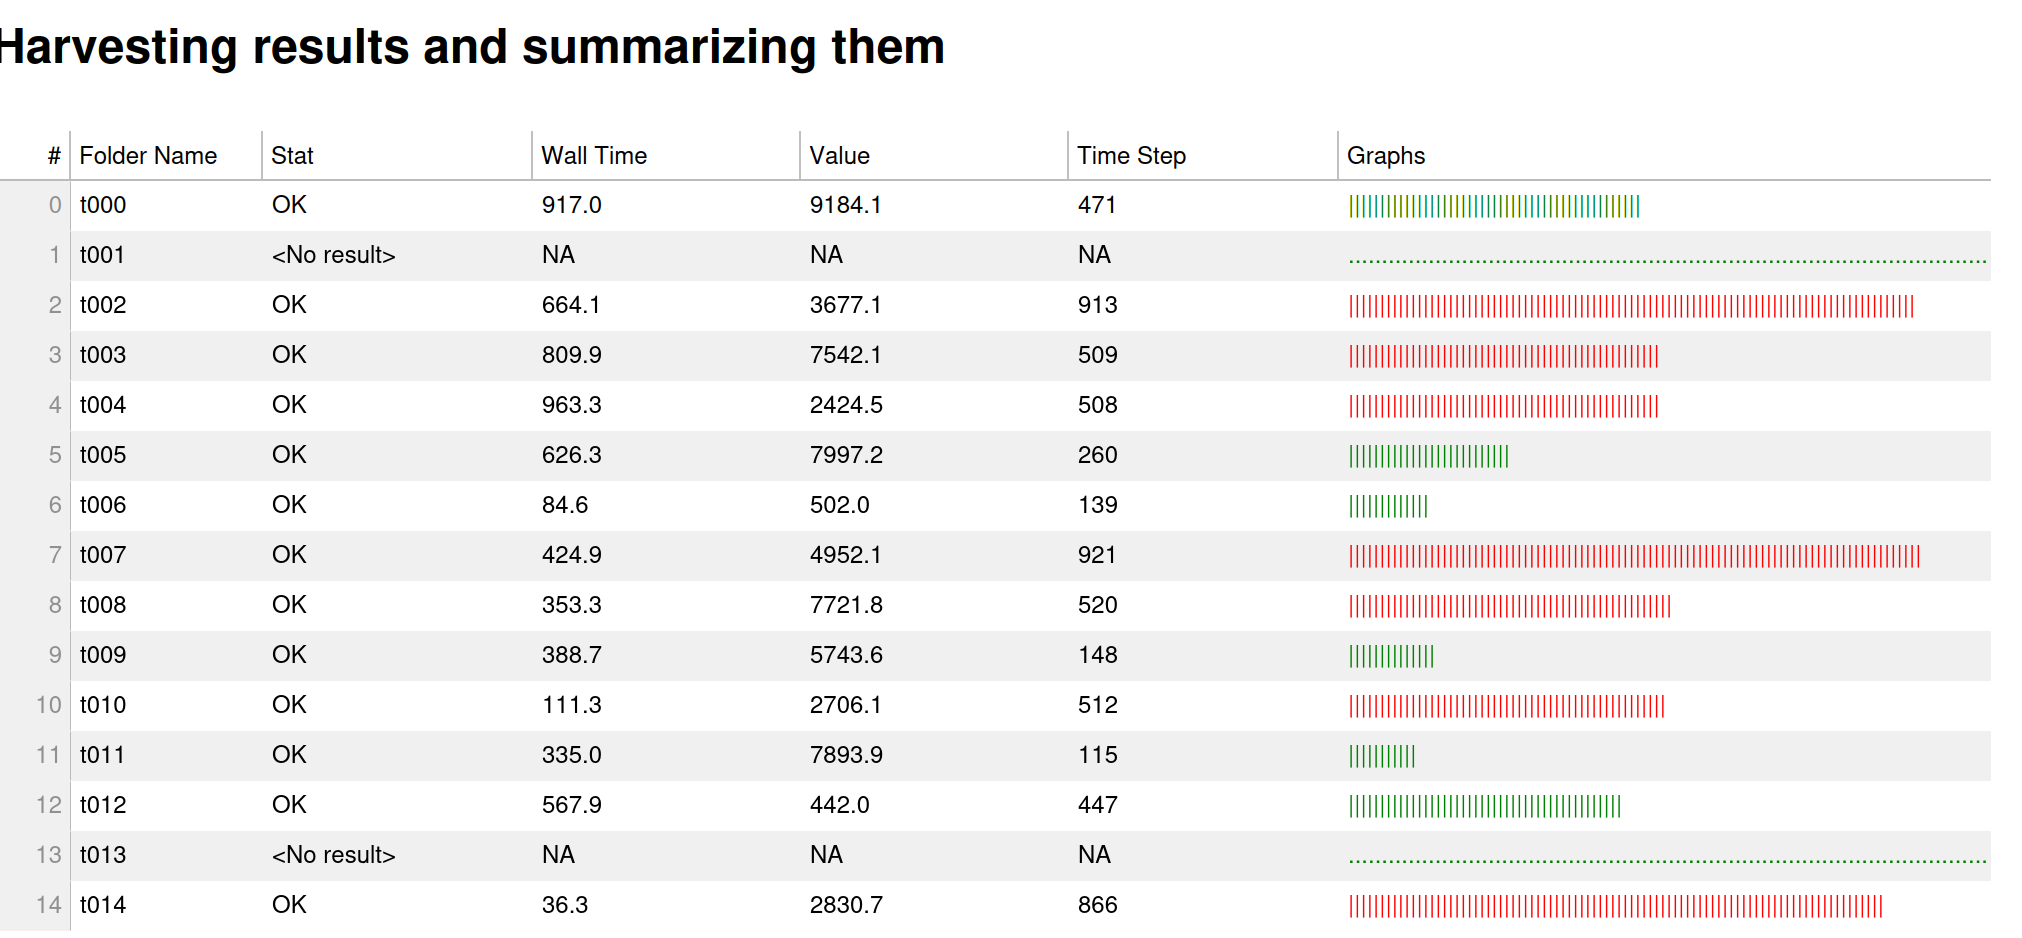

Recreate this plot in Python.
import sys,os,argparse
import time
import logging
import json
from pathlib import Path
from bokeh.io import show
from bokeh.plotting import figure
from bokeh.layouts import column
from bokeh.models import ColumnDataSource, DataTable, TableColumn, HTMLTemplateFormatter, Div
from bokeh.layouts import column


logger = logging.getLogger(__name__)
 
class Results:
    target_path = ''   
    dict_result = {}
    overwrite = ''
    n_row = 0
    n_col = 80 # may need extension
    @classmethod
    def find_read(cls):
        dict_tmp = {}
        logger.info('Parsing folders...')
        with os.scandir(cls.target_path) as entries:
            for entry in entries:
                if os.access(entry, os.R_OK and entry.is_dir()):
                    target_file = cls.target_path + "/" + entry.name + "/summary.json"
                    if os.access(target_file, os.R_OK):                   
                        with open(target_file, 'r') as f:
                            res = json.load(f)
                            if len(res) > 0:
                                res['stats'] = 'OK'
                            else:                               
                                res = {'stats':'<No result>'}
                    elif entry.is_dir():
                        res = {'stats':'<File Not Accessible>'}    
                elif entry.is_dir():
                    res = {'stats':'<Dir Not Accessible>'}
                if entry.is_dir(): # local files are ignored. Only sub-folders
                    dict_tmp[entry.name] = res
        #sorting
        cls.dict_result = dict(sorted(dict_tmp.items()))
        cls.n_row = len(cls.dict_result)
        if len(cls.dict_result)> 0:
            with open(cls.target_path + "/all_summary.json",'w') as f:
                json.dump(cls.dict_result,f,indent=4)
            # find faulty ones
            tmp_dict = {}
            for k in cls.dict_result.keys():
                if cls.dict_result[k]['stats'] != 'OK':
                    tmp_dict[k] = cls.dict_result[k]
            if len(tmp_dict) > 0:
                with open(cls.target_path + "/list_broken.json",'w') as f:
                    json.dump(tmp_dict,f,indent=4)
        logger.info('Harvesting data completed')
 
def run_bokeh():
    # argument
    parser = argparse.ArgumentParser()
    parser.add_argument('--path', type=str, required=True)
    parser.add_argument('--overwrite', type=str, required=False)
    args = parser.parse_args()
    Results.target_path = args.path
    if args.overwrite:
        Results.overwrite = args.overwrite
    check_file = Path(Results.target_path + "/all_summary.json")
    if check_file.exists() and not Results.overwrite:
        logger.info(f'all_summary.json file is found. Parsing folders will be skipped')
        with open(Results.target_path + "/all_summary.json",'r') as f:
           try:
               Results.dict_result = json.load(f)
               Results.n_row = len(Results.dict_result)
           except json.decoder.JSONDecodeError:
               logger.info(f'Error when loading all_summary.json. We parse folders')
               Results.find_read()              
    else:
        Results.find_read()
    #
    dirname_list = []
    stat_list = []
    wtime_list = []
    val_list = []
    tstep_list = []
    graph_list = []
    for k,v in zip(Results.dict_result.keys(), Results.dict_result.values()):
        dirname_list.append(k)
        stat_list.append(v['stats'])
        if v['stats'] == 'OK':
            wtime_list.append(f'{v['walltime']:6.1f}')
            val_list.append(f'{v['value']:6.1f}')
            tstep_list.append(v['timestep'])
            graph_list.append('|'*int(v['timestep']/10))
        else:
            wtime_list.append('NA')
            val_list.append('NA')
            tstep_list.append('NA')
            graph_list.append('.'*100)
    # Data reformat along column direction
    data_reformat = {"dirname": dirname_list, "stat": stat_list, 
                     "wtime": wtime_list,"val":val_list,
                     "tstep":tstep_list,"graph":graph_list}        
    source = ColumnDataSource(data=data_reformat)
    template="""
                <div style="color:<%= tstep > 500 ? 'red' : 'green' %>; ">
                <%= value %>
                </div>
                """
    formatter =  HTMLTemplateFormatter(template=template)
    columns = [
        TableColumn(field="dirname", title="Folder Name", width=200),
        TableColumn(field="stat", title="Stat",width=300),
        TableColumn(field="wtime", title="Wall Time"),
        TableColumn(field="val", title="Value"),
        TableColumn(field="tstep", title="Time Step"),
        TableColumn(field="graph", title="Graphs",formatter=formatter,width=800)
    ]
    data_table = DataTable(source=source, columns=columns,width=1000)
    d = Div(
        text="""
        <h1>Harvesting results and summarizing them</h1>
        """)
    layout = column(d, data_table)
    show(layout)            
 
def visualize():
    logging.basicConfig(filename='log.harvest', level=logging.INFO,
                        format='%(asctime)s-%(levelname)s-%(message)s')
    logger.info('visualize() started')
    parser = argparse.ArgumentParser()
    parser.add_argument('--path', type=str, required=True)
    parser.add_argument('--overwrite', type=str, required=False)
    args = parser.parse_args()
    dir_path = args.path
    if (not os.path.exists(dir_path)):
        print("!!!! "+ dir_path + " doesn't exist. We stop here")
        sys.exit()
    run_bokeh()
 
if __name__ == "__main__":
    if sys.version_info < (3,10):
        print("Requires Python 3.10 or newer. We exit now")
        sys.exit()
    visualize()
